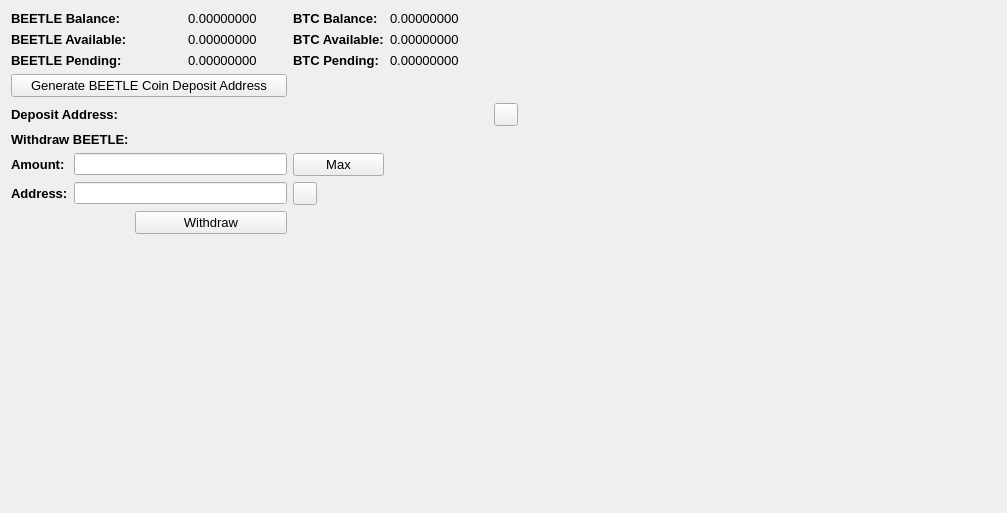
     <widget class="QWidget" name="BalanceTab">
      <attribute name="title">
       <string>Balance</string>
      </attribute>
      <layout class="QGridLayout" name="gridLayout_2">
       <item row="0" column="0" colspan="2">
        <widget class="QLabel" name="label_11">
         <property name="font">
          <font>
           <pointsize>10</pointsize>
           <weight>75</weight>
           <bold>true</bold>
          </font>
         </property>
         <property name="text">
          <string>BEETLE Balance:</string>
         </property>
        </widget>
       </item>
       <item row="0" column="3">
        <widget class="QLabel" name="HMBalanceLabel">
         <property name="font">
          <font>
           <pointsize>10</pointsize>
          </font>
         </property>
         <property name="text">
          <string>0.00000000</string>
         </property>
         <property name="textInteractionFlags">
          <set>Qt::LinksAccessibleByMouse|Qt::TextSelectableByMouse</set>
         </property>
        </widget>
       </item>
       <item row="0" column="4">
        <widget class="QLabel" name="label_12">
         <property name="font">
          <font>
           <pointsize>10</pointsize>
           <weight>75</weight>
           <bold>true</bold>
          </font>
         </property>
         <property name="text">
          <string>BTC Balance:</string>
         </property>
        </widget>
       </item>
       <item row="0" column="5">
        <widget class="QLabel" name="BitcoinBalanceLabel">
         <property name="font">
          <font>
           <pointsize>10</pointsize>
          </font>
         </property>
         <property name="text">
          <string>0.00000000</string>
         </property>
         <property name="textInteractionFlags">
          <set>Qt::LinksAccessibleByMouse|Qt::TextSelectableByMouse</set>
         </property>
        </widget>
       </item>
       <item row="0" column="7" rowspan="10">
        <spacer name="horizontalSpacer_4">
         <property name="orientation">
          <enum>Qt::Horizontal</enum>
         </property>
         <property name="sizeHint" stdset="0">
          <size>
           <width>478</width>
           <height>488</height>
          </size>
         </property>
        </spacer>
       </item>
       <item row="1" column="0" colspan="2">
        <widget class="QLabel" name="label_13">
         <property name="font">
          <font>
           <pointsize>10</pointsize>
           <weight>75</weight>
           <bold>true</bold>
          </font>
         </property>
         <property name="text">
          <string>BEETLE Available:</string>
         </property>
        </widget>
       </item>
       <item row="1" column="3">
        <widget class="QLabel" name="HMAvailableLabel_2">
         <property name="font">
          <font>
           <pointsize>10</pointsize>
          </font>
         </property>
         <property name="text">
          <string>0.00000000</string>
         </property>
         <property name="textInteractionFlags">
          <set>Qt::LinksAccessibleByMouse|Qt::TextSelectableByMouse</set>
         </property>
        </widget>
       </item>
       <item row="1" column="4">
        <widget class="QLabel" name="label_15">
         <property name="font">
          <font>
           <pointsize>10</pointsize>
           <weight>75</weight>
           <bold>true</bold>
          </font>
         </property>
         <property name="text">
          <string>BTC Available:</string>
         </property>
        </widget>
       </item>
       <item row="1" column="5">
        <widget class="QLabel" name="BitcoinAvailableLabel">
         <property name="font">
          <font>
           <pointsize>10</pointsize>
          </font>
         </property>
         <property name="text">
          <string>0.00000000</string>
         </property>
         <property name="textInteractionFlags">
          <set>Qt::LinksAccessibleByMouse|Qt::TextSelectableByMouse</set>
         </property>
        </widget>
       </item>
       <item row="2" column="0" colspan="2">
        <widget class="QLabel" name="label_14">
         <property name="font">
          <font>
           <pointsize>10</pointsize>
           <weight>75</weight>
           <bold>true</bold>
          </font>
         </property>
         <property name="text">
          <string>BEETLE Pending:</string>
         </property>
        </widget>
       </item>
       <item row="2" column="3">
        <widget class="QLabel" name="HMPendingLabel">
         <property name="font">
          <font>
           <pointsize>10</pointsize>
          </font>
         </property>
         <property name="text">
          <string>0.00000000</string>
         </property>
         <property name="textInteractionFlags">
          <set>Qt::LinksAccessibleByMouse|Qt::TextSelectableByMouse</set>
         </property>
        </widget>
       </item>
       <item row="2" column="4">
        <widget class="QLabel" name="label_31">
         <property name="font">
          <font>
           <pointsize>10</pointsize>
           <weight>75</weight>
           <bold>true</bold>
          </font>
         </property>
         <property name="text">
          <string>BTC Pending:</string>
         </property>
        </widget>
       </item>
       <item row="2" column="5">
        <widget class="QLabel" name="BitcoinPendingLabel">
         <property name="font">
          <font>
           <pointsize>10</pointsize>
          </font>
         </property>
         <property name="text">
          <string>0.00000000</string>
         </property>
         <property name="textInteractionFlags">
          <set>Qt::LinksAccessibleByMouse|Qt::TextSelectableByMouse</set>
         </property>
        </widget>
       </item>
       <item row="3" column="0" colspan="4">
        <widget class="QPushButton" name="GenDepositBTN">
         <property name="font">
          <font>
           <pointsize>10</pointsize>
          </font>
         </property>
         <property name="text">
          <string>Generate BEETLE Coin Deposit Address</string>
         </property>
        </widget>
       </item>
       <item row="4" column="0" colspan="3">
        <widget class="QLabel" name="label_33">
         <property name="font">
          <font>
           <pointsize>10</pointsize>
           <weight>75</weight>
           <bold>true</bold>
          </font>
         </property>
         <property name="text">
          <string>Deposit Address:</string>
         </property>
        </widget>
       </item>
       <item row="4" column="3" colspan="3">
        <widget class="QLabel" name="DepositAddressLabel">
         <property name="minimumSize">
          <size>
           <width>300</width>
           <height>0</height>
          </size>
         </property>
         <property name="palette">
          <palette>
           <active>
            <colorrole role="WindowText">
             <brush brushstyle="SolidPattern">
              <color alpha="255">
               <red>0</red>
               <green>0</green>
               <blue>0</blue>
              </color>
             </brush>
            </colorrole>
            <colorrole role="Text">
             <brush brushstyle="SolidPattern">
              <color alpha="255">
               <red>0</red>
               <green>0</green>
               <blue>255</blue>
              </color>
             </brush>
            </colorrole>
           </active>
           <inactive>
            <colorrole role="WindowText">
             <brush brushstyle="SolidPattern">
              <color alpha="255">
               <red>0</red>
               <green>0</green>
               <blue>0</blue>
              </color>
             </brush>
            </colorrole>
            <colorrole role="Text">
             <brush brushstyle="SolidPattern">
              <color alpha="255">
               <red>0</red>
               <green>0</green>
               <blue>255</blue>
              </color>
             </brush>
            </colorrole>
           </inactive>
           <disabled>
            <colorrole role="WindowText">
             <brush brushstyle="SolidPattern">
              <color alpha="255">
               <red>120</red>
               <green>120</green>
               <blue>120</blue>
              </color>
             </brush>
            </colorrole>
            <colorrole role="Text">
             <brush brushstyle="SolidPattern">
              <color alpha="255">
               <red>120</red>
               <green>120</green>
               <blue>120</blue>
              </color>
             </brush>
            </colorrole>
           </disabled>
          </palette>
         </property>
         <property name="font">
          <font>
           <pointsize>10</pointsize>
           <weight>75</weight>
           <bold>true</bold>
          </font>
         </property>
         <property name="text">
          <string/>
         </property>
         <property name="alignment">
          <set>Qt::AlignRight|Qt::AlignTrailing|Qt::AlignVCenter</set>
         </property>
         <property name="textInteractionFlags">
          <set>Qt::LinksAccessibleByMouse|Qt::TextSelectableByKeyboard|Qt::TextSelectableByMouse</set>
         </property>
        </widget>
       </item>
       <item row="4" column="6">
        <widget class="QToolButton" name="DepositCopyButton">
         <property name="toolTip">
          <string>Copy to clipboard</string>
         </property>
         <property name="text">
          <string/>
         </property>
         <property name="icon">
          <iconset resource="../bitcoin.qrc">
           <normaloff>:/icons/editcopy</normaloff>:/icons/editcopy</iconset>
         </property>
         <property name="shortcut">
          <string>Alt+P</string>
         </property>
        </widget>
       </item>
       <item row="5" column="0" colspan="2">
        <widget class="QLabel" name="label_34">
         <property name="font">
          <font>
           <pointsize>10</pointsize>
           <weight>75</weight>
           <bold>true</bold>
          </font>
         </property>
         <property name="text">
          <string>Withdraw BEETLE:</string>
         </property>
        </widget>
       </item>
       <item row="6" column="0">
        <widget class="QLabel" name="label_26">
         <property name="font">
          <font>
           <pointsize>10</pointsize>
           <weight>75</weight>
           <bold>true</bold>
          </font>
         </property>
         <property name="text">
          <string>Amount:</string>
         </property>
        </widget>
       </item>
       <item row="6" column="1" colspan="3">
        <widget class="QLineEdit" name="WithdrawUnitsInput">
         <property name="font">
          <font>
           <pointsize>9</pointsize>
           <weight>75</weight>
           <bold>true</bold>
          </font>
         </property>
         <property name="text">
          <string/>
         </property>
        </widget>
       </item>
       <item row="6" column="4">
        <widget class="QPushButton" name="Withdraw_Max_Amount">
         <property name="font">
          <font>
           <pointsize>10</pointsize>
          </font>
         </property>
         <property name="text">
          <string>Max</string>
         </property>
        </widget>
       </item>
       <item row="7" column="0">
        <widget class="QLabel" name="label_10">
         <property name="font">
          <font>
           <pointsize>10</pointsize>
           <weight>75</weight>
           <bold>true</bold>
          </font>
         </property>
         <property name="text">
          <string>Address:</string>
         </property>
        </widget>
       </item>
       <item row="7" column="1" colspan="3">
        <widget class="QLineEdit" name="WithdrawAddress">
         <property name="font">
          <font>
           <pointsize>9</pointsize>
           <weight>75</weight>
           <bold>true</bold>
          </font>
         </property>
        </widget>
       </item>
       <item row="7" column="4">
        <widget class="QToolButton" name="WithdrawPasteButton">
         <property name="toolTip">
          <string>Paste from clipboard</string>
         </property>
         <property name="text">
          <string/>
         </property>
         <property name="icon">
          <iconset resource="../bitcoin.qrc">
           <normaloff>:/icons/editpaste</normaloff>:/icons/editpaste</iconset>
         </property>
         <property name="shortcut">
          <string>Alt+P</string>
         </property>
        </widget>
       </item>
       <item row="8" column="2" colspan="2">
        <widget class="QPushButton" name="WithdrawUnitsBtn">
         <property name="font">
          <font>
           <pointsize>10</pointsize>
          </font>
         </property>
         <property name="text">
          <string>Withdraw</string>
         </property>
        </widget>
       </item>
       <item row="9" column="0" colspan="6">
        <spacer name="verticalSpacer">
         <property name="orientation">
          <enum>Qt::Vertical</enum>
         </property>
         <property name="sizeHint" stdset="0">
          <size>
           <width>428</width>
           <height>262</height>
          </size>
         </property>
        </spacer>
       </item>
      </layout>
      <zorder>label_31</zorder>
      <zorder>label_15</zorder>
      <zorder>label_12</zorder>
      <zorder>label_14</zorder>
      <zorder>label_13</zorder>
      <zorder>label_11</zorder>
      <zorder>BitcoinBalanceLabel</zorder>
      <zorder>HMBalanceLabel</zorder>
      <zorder>HMAvailableLabel_2</zorder>
      <zorder>HMPendingLabel</zorder>
      <zorder>BitcoinAvailableLabel</zorder>
      <zorder>BitcoinPendingLabel</zorder>
      <zorder>label_33</zorder>
      <zorder>GenDepositBTN</zorder>
      <zorder>DepositAddressLabel</zorder>
      <zorder>Withdraw_Max_Amount</zorder>
      <zorder>label_34</zorder>
      <zorder>WithdrawUnitsInput</zorder>
      <zorder>label_10</zorder>
      <zorder>label_26</zorder>
      <zorder>WithdrawAddress</zorder>
      <zorder>WithdrawUnitsBtn</zorder>
      <zorder>horizontalSpacer_4</zorder>
      <zorder>verticalSpacer</zorder>
      <zorder>WithdrawPasteButton</zorder>
      <zorder>DepositCopyButton</zorder>
     </widget>
